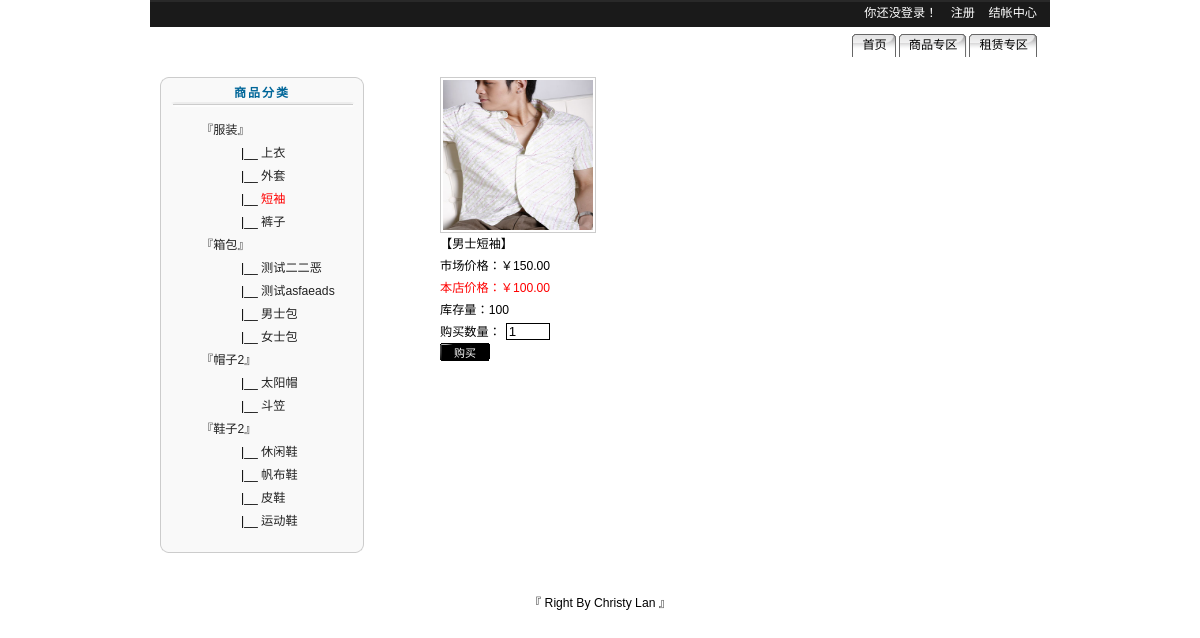
Screenshot of /goodsList.php?act=listgoods&cateid=3 with the database file from the repository.
### tables this page shows
CREATE TABLE `bigtype` (
  `big_id` int(10) unsigned NOT NULL AUTO_INCREMENT COMMENT 'big分类编号',
  `big_name` varchar(50) NOT NULL COMMENT 'big分类名称',
  PRIMARY KEY (`big_id`),
  UNIQUE KEY `big_name` (`big_name`)
);

CREATE TABLE `smalltype` (
  `small_id` int(10) unsigned NOT NULL AUTO_INCREMENT COMMENT '小分类编号',
  `small_name` varchar(50) DEFAULT NULL COMMENT '小分类名称',
  `big_id` int(10) unsigned DEFAULT NULL COMMENT 'big分类编号',
  PRIMARY KEY (`small_id`),
  KEY `big_id` (`big_id`),
  CONSTRAINT `smalltype_ibfk_1` FOREIGN KEY (`big_id`) REFERENCES `bigtype` (`big_id`)
);

CREATE TABLE `list` (
  `list_id` int(10) unsigned NOT NULL AUTO_INCREMENT COMMENT '商品编号',
  `list_name` varchar(100) NOT NULL COMMENT '商品名字',
  `list_face` varchar(80) DEFAULT NULL COMMENT '商品图片',
  `list_myprice` float(8,2) NOT NULL COMMENT '商品价格',
  `list_onprice` float(8,2) NOT NULL COMMENT '商品市场价',
  `list_nums` int(5) DEFAULT NULL COMMENT '商品库存量',
  `list_detail` text COMMENT '商品简介',
  `list_time` datetime DEFAULT NULL COMMENT '上架时间',
  `list_seetimes` int(11) DEFAULT NULL COMMENT '商品点击量',
  `small_id` int(10) unsigned DEFAULT NULL COMMENT '小分类编号',
  PRIMARY KEY (`list_id`),
  KEY `small_id` (`small_id`),
  CONSTRAINT `list_ibfk_1` FOREIGN KEY (`small_id`) REFERENCES `smalltype` (`small_id`)
);

### includes/conn.php (called while the page is built, shortened)
<?php
$mysqli = new mysqli('127.0.0.1','estroe_im','5DEzc3p3fX6TyKRz','estroe_im');
$mysqli->set_charset('utf8');
$ser = $mysqli->query("select big_id,big_name from bigtype order by big_id ASC ");
if ($ser){
	$big = array();
	while ($big_arr = $ser->fetch_assoc()){
		$big[] = $big_arr;
	}
}
$result = $mysqli->query("select small_id,small_name,big_id from smalltype ORDER by big_id ASC ");
if ($result){
	$twos = array();
	while ($ones = $result->fetch_assoc()){
		$twos[] = $ones;
	}
}
?>

### includes/list.inc.php (called while the page is built, shortened)
<?php
include_once 'conn.php';
if (!empty($_GET['act'])){
    $act = $_GET['act'];
    switch ($act){
        case 'listgoods':
            $id = $_GET['cateid'];
            $res_obj = $mysqli->query("select list_id,list_name,list_face,list_onprice,list_myprice,list_nums from list WHERE small_id={$id}");
            if ($res_obj){
                $two_arr = array();
                while ($one_arr = $res_obj->fetch_assoc()){
                    $two_arr[] = $one_arr;
                }
            }
            break;
    }
}
?>

### includes/type.inc.php (the view, shortened to what this page needs)
<dl>
    <?php foreach ($big as $item){?>
        <dt>
            <a <?php if($id == $item['big_id'] && $act=="goodslist"){echo 'class="active"';}?> href="goodsList.php?act=goodslist&cateid=<?php echo $item['big_id'];?>">『<?php echo $item['big_name'];?>』</a>
        </dt>
        <?php foreach ($twos as $ones){?>
            <?php if ($item['big_id']==$ones['big_id']){?>
                <dd>
                    |__ <a <?php if($id == $ones['small_id'] && $act=="listgoods"){echo 'class="active"';}?> href="goodsList.php?act=listgoods&cateid=<?php echo $ones['small_id'];?>"><?php echo $ones['small_name'];?></a>
                </dd>
            <?php }?>
        <?php }?>
    <?php }?>
</dl>

### goodsList.php (shortened to what this page needs)
<?php
include_once 'includes/list.inc.php';
?>
<!DOCTYPE html PUBLIC "-//W3C//DTD HTML 4.01 Transitional//EN" "http://www.w3.org/TR/html4/loose.dtd">
<html>
<head>
<link href="css/style.css" rel="stylesheet" type="text/css">
</head>
<body>
	<div id="container">
		<?php include 'header.php';?>
		<div id="wrapper">
				<div id="sidebar">
					<div class="category">
						<div class="box_title">商品分类</div>
						<div class="box_list">
							<?php include_once 'includes/type.inc.php';?>
						</div>
						<div class="box_bottom"><img src="images/0.gif" width="10" height="1" alt=""/></div>
					</div>
				</div>
				<div id="content">
				<div class="glist"><ul>
						<?php foreach ($two_arr as $one){?>
							<li>
								<a href="goodDetail.php?act=detailedgood&gid=<?php echo $one['list_id'];?>">
									<img src="<?php echo $one['list_face'];?>" width="150" height="150" /></a>
								<p>【<?php echo $one['list_name'];?>】</p>
								<p>市场价格：￥<label class="quchu"><?php echo $one['list_onprice'];?></label></p>
								<?php if(empty($_COOKIE['user'])):?>
								<p class="red">本店价格：￥<?php echo $one['list_myprice']?></p>
								<?php else:?>
									<p class="red">本店价格：￥<?php echo $user['rebate']*$one['list_myprice']?></p>
								<?php endif;?>
								<p>库存量：<?php echo $one['list_nums'];?></p>
								<form action="cart.php?act=insert&type=list&id=<?php echo $one['list_id'];?>" method="post">
								<p>购买数量：<input type="text" value="1" class="goodcount" name="buycount" id="6"/></p>
									<p><input type="submit" name="btn" class="bt" value="购买"/></p>
								</form>
							</li>
						<?php }?>
					</ul>
				</div>
			</div>
		</div>
		<div id="footer"><meta http-equiv="Content-Type" content="text/html; charset=utf-8" />
<label>『 Right By Christy Lan 』</label></div>
	</div>
</body>
</html>

### css/style.css (style rules this page uses)
* { margin: 0; padding: 0; }
body { font:76% Arial, Verdana, Tahoma, sans-serif; text-align:center; }
a { text-decoration: none; }
#container { text-align:left; width:900px; margin:0 auto; }
#wrapper { float:left; width:100%; background-color: #fff; }
#content { margin:0 0 0 250px; padding:10px; background: #fff; }
#sidebar { float:left; width:204px; padding:10px; background-color: #fff; }
#sidebar .category { width: 204px; }
#sidebar .box_title { font-size:12px; font-weight: bold; color:#006699; letter-spacing: 2px; background-image: url(../images/block_1.gif); height: 32px; width: 100%; text-align: center; line-height: 32px; }
#sidebar .box_list { background-color: #f9f9f9; BORDER-left: #cccccc 1px solid; BORDER-right: #cccccc 1px solid; }
.box_list a { color:#222; }
.box_list dl { padding:10px; line-height: 23px; }
.box_list dt { margin-left:30px; }
.box_list dd { margin-left:70px; }
#sidebar .box_bottom { border: none; background-image: url(../images/block_3.gif); height: 10px; width: 100%; }
#footer { clear:left; width:100%; height: 50px; padding-top:30px; text-align: center; }
.glist { padding:10px; margin-left:10px; width:500px; }
.glist ul li { float:left; list-style:none; margin:0 0 20px 10px; line-height:22px; }
.glist img { border:1px solid #CCCCCC; display:block; padding:2px }
.glist p.red { color:#FF0000; }
.glist .bt { background:url("../images/bt2.gif") no-repeat scroll 0 0 transparent; font-size:11px; border:0 none; color:#FFFFFF; cursor:pointer; display:block; height:18px; width:50px; text-align: center; }
.goodcount { width:40px; margin-left:5px; border:1px solid #000000; padding-left:2px }

### includes/type.inc.php (style rules this page uses)
.box_list dd .active,.box_list dt .active { color: #ff0000; }

### rows the page displays
bigtype: big_name "服装"
smalltype: small_name "上衣"
smalltype: small_name "外套"
smalltype: small_name "短袖"
smalltype: small_name "裤子"
bigtype: big_name "箱包"
smalltype: small_name "测试二二恶"
smalltype: small_name "测试asfaeads"
smalltype: small_name "男士包"
smalltype: small_name "女士包"
bigtype: big_name "帽子2"
smalltype: small_name "太阳帽"
smalltype: small_name "斗笠"
bigtype: big_name "鞋子2"
smalltype: small_name "休闲鞋"
smalltype: small_name "帆布鞋"
smalltype: small_name "皮鞋"
smalltype: small_name "运动鞋"
list: list_face (picture), list_name "男士短袖", list_onprice "150.00", list_myprice "100.00", list_nums "100"
